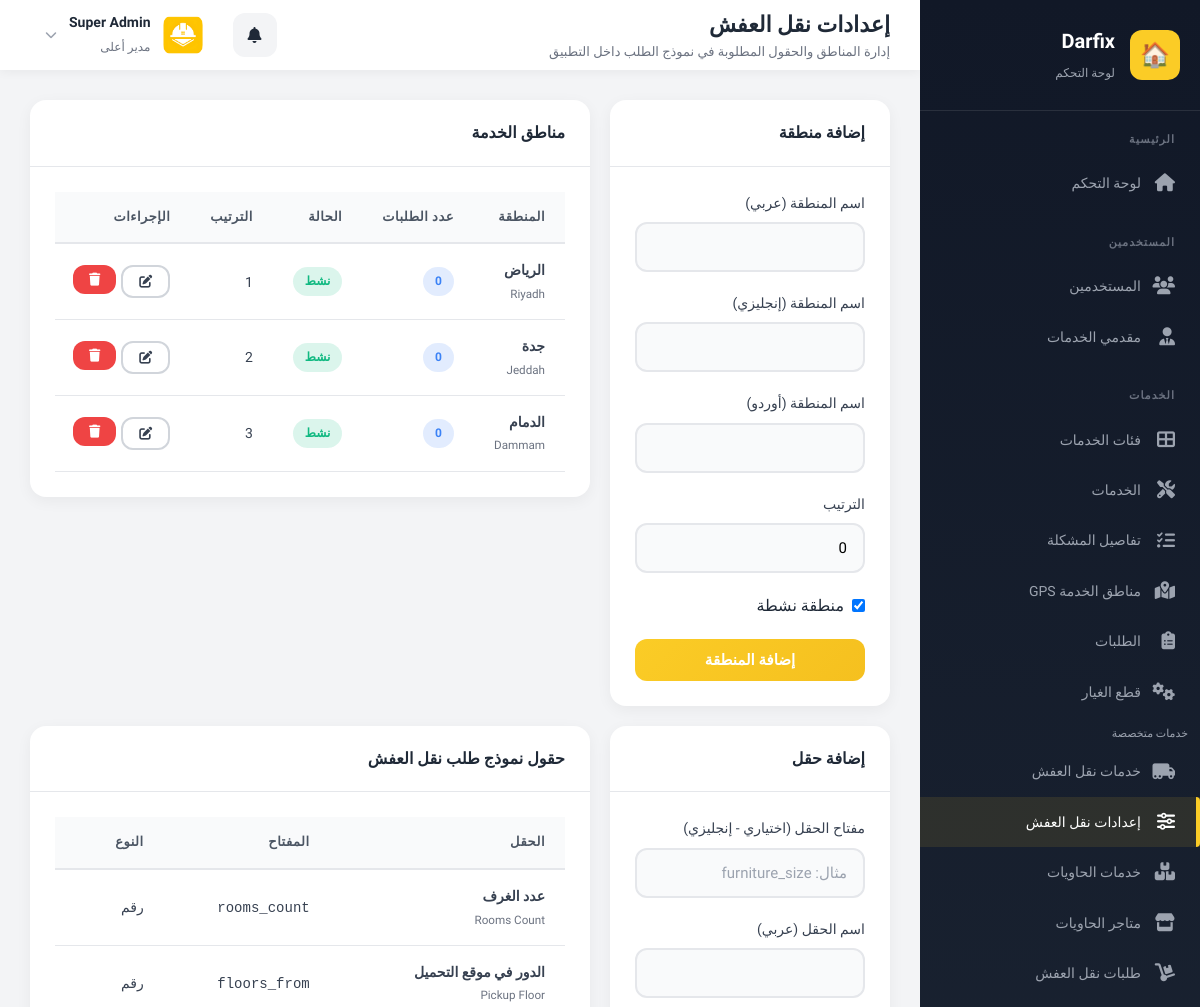
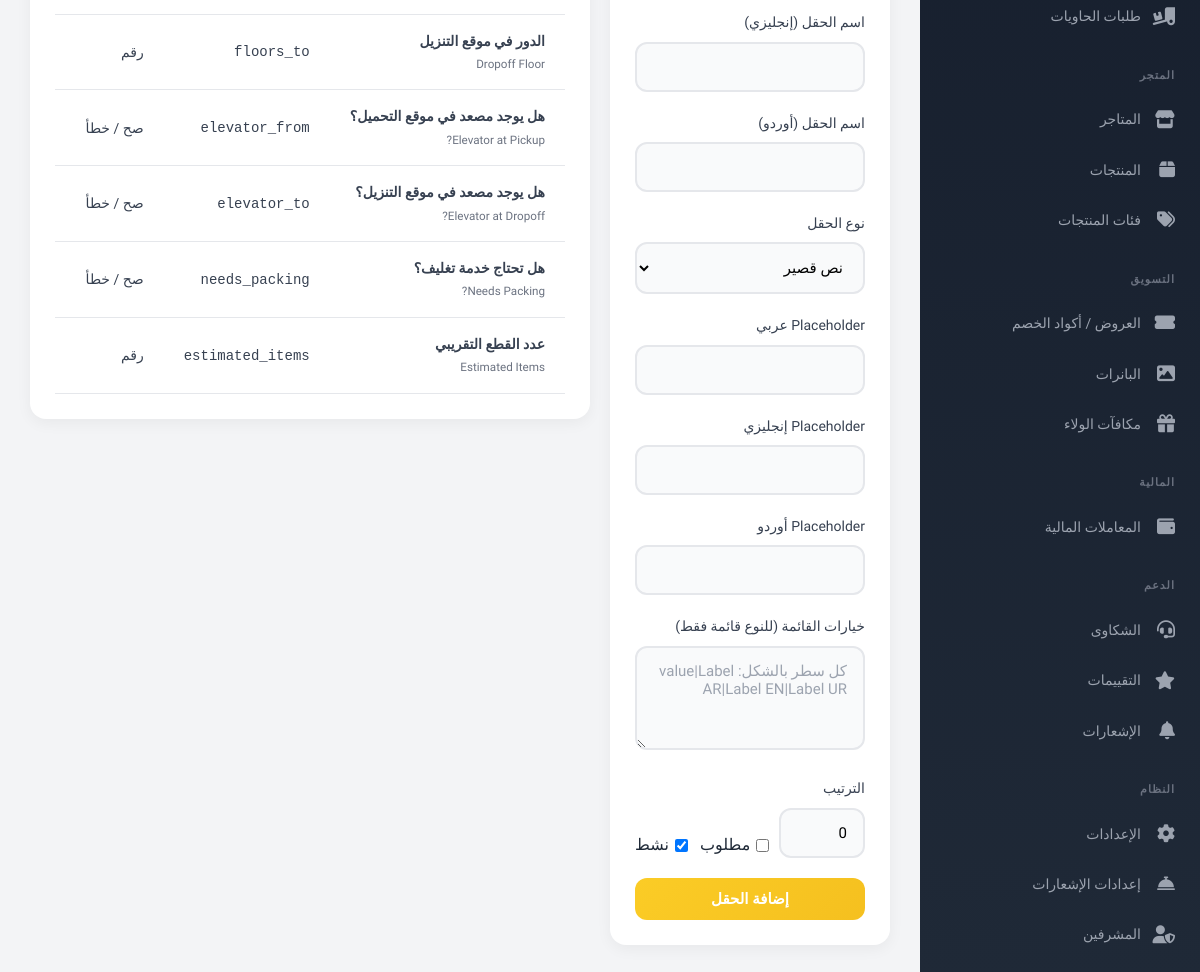
The page /pages/furniture-settings.php (signed in) on the database its author committed (2 pictures, top to bottom).
### tables this page shows
CREATE TABLE `furniture_areas` (
  `id` INT PRIMARY KEY AUTO_INCREMENT,
  `name_ar` VARCHAR(120) NOT NULL,
  `name_en` VARCHAR(120) DEFAULT NULL,
  `name_ur` VARCHAR(120) DEFAULT NULL,
  `is_active` TINYINT(1) NOT NULL DEFAULT 1,
  `sort_order` INT NOT NULL DEFAULT 0,
  `created_at` TIMESTAMP DEFAULT CURRENT_TIMESTAMP,
  `updated_at` TIMESTAMP DEFAULT CURRENT_TIMESTAMP ON UPDATE CURRENT_TIMESTAMP,
  INDEX `idx_furniture_areas_active_sort` (`is_active`, `sort_order`)
);

CREATE TABLE `furniture_request_fields` (
  `id` INT PRIMARY KEY AUTO_INCREMENT,
  `field_key` VARCHAR(80) NOT NULL,
  `label_ar` VARCHAR(150) NOT NULL,
  `label_en` VARCHAR(150) DEFAULT NULL,
  `label_ur` VARCHAR(150) DEFAULT NULL,
  `field_type` VARCHAR(30) NOT NULL DEFAULT 'text',
  `placeholder_ar` VARCHAR(255) DEFAULT NULL,
  `placeholder_en` VARCHAR(255) DEFAULT NULL,
  `placeholder_ur` VARCHAR(255) DEFAULT NULL,
  `options_json` LONGTEXT DEFAULT NULL,
  `is_required` TINYINT(1) NOT NULL DEFAULT 0,
  `is_active` TINYINT(1) NOT NULL DEFAULT 1,
  `sort_order` INT NOT NULL DEFAULT 0,
  `created_at` TIMESTAMP DEFAULT CURRENT_TIMESTAMP,
  `updated_at` TIMESTAMP DEFAULT CURRENT_TIMESTAMP ON UPDATE CURRENT_TIMESTAMP,
  UNIQUE KEY `uniq_furniture_request_field_key` (`field_key`),
  INDEX `idx_furniture_request_fields_active_sort` (`is_active`, `sort_order`)
);

### pages/furniture-settings.php (the view, shortened to what the rows shown need)
<?php
$pageTitle = 'إعدادات نقل العفش';
function furnitureAllowedFieldTypes(): array
{
    return [
        'text' => 'نص قصير',
        'number' => 'رقم',
        'textarea' => 'نص طويل',
        'select' => 'قائمة اختيار',
        'checkbox' => 'صح / خطأ',
    ];
}
$fieldTypes = furnitureAllowedFieldTypes();
$areas = db()->fetchAll(
    "SELECT a.*, (SELECT COUNT(*) FROM furniture_requests r WHERE r.area_id = a.id) AS requests_count
     FROM furniture_areas a
     ORDER BY a.sort_order ASC, a.id DESC"
);
$fields = db()->fetchAll(
    "SELECT f.*,
            (SELECT COUNT(*) FROM furniture_requests r WHERE JSON_EXTRACT(r.details_json, CONCAT('$.', f.field_key)) IS NOT NULL) AS used_count
     FROM furniture_request_fields f
     ORDER BY f.sort_order ASC, f.id DESC"
);
include '../includes/header.php';
?>
<div style="display: grid; grid-template-columns: 1fr 2fr; gap: 20px; align-items: start;">
    <div class="card animate-slideUp">
        <div class="card-body">
            <div class="table-responsive">
                <table class="table">
                    <thead>
                        <tr>
                            <th>المنطقة</th>
                            <th>عدد الطلبات</th>
                            <th>الحالة</th>
                            <th>الترتيب</th>
                            <th>الإجراءات</th>
                        </tr>
                    </thead>
                    <tbody>
                        <?php foreach ($areas as $area): ?>
                            <tr>
                                <td>
                                    <strong><?php echo $area['name_ar']; ?></strong><br>
                                    <small class="text-muted"><?php echo $area['name_en'] ?: '-'; ?></small>
                                </td>
                                <td><span class="badge badge-info"><?php echo (int) ($area['requests_count'] ?? 0); ?></span></td>
                                <td>
                                    <span class="badge <?php echo !empty($area['is_active']) ? 'badge-success' : 'badge-danger'; ?>">
                                        <?php echo !empty($area['is_active']) ? 'نشط' : 'غير نشط'; ?>
                                    </span>
                                </td>
                                <td><?php echo (int) ($area['sort_order'] ?? 0); ?></td>
                                <td>
                                    <div style="display: flex; gap: 5px;">
                                        <a href="?action=edit_area&id=<?php echo $area['id']; ?>" class="btn btn-sm btn-outline"><i class="fas fa-edit"></i></a>
                                        <form method="POST" style="display:inline;" onsubmit="return confirm('هل أنت متأكد؟');">
                                            <button type="submit" class="btn btn-sm btn-danger"><i class="fas fa-trash"></i></button>
                                        </form>
                                    </div>
                                </td>
                            </tr>
                        <?php endforeach; ?>
                    </tbody>
                </table>
            </div>
        </div>
    </div>
</div>
<div style="display: grid; grid-template-columns: 1fr 2fr; gap: 20px; align-items: start;">
    <div class="card animate-slideUp">
        <div class="card-body">
            <div class="table-responsive">
                <table class="table">
                    <thead>
                        <tr>
                            <th>الحقل</th>
                            <th>المفتاح</th>
                            <th>النوع</th>
                            <th>مطلوب</th>
                        </tr>
                    </thead>
                    <tbody>
                        <?php foreach ($fields as $field): ?>
                            <tr>
                                <td>
                                    <strong><?php echo $field['label_ar']; ?></strong><br>
                                    <small class="text-muted"><?php echo $field['label_en'] ?: '-'; ?></small>
                                </td>
                                <td><code><?php echo $field['field_key']; ?></code></td>
                                <td><?php echo $fieldTypes[$field['field_type']] ?? $field['field_type']; ?></td>
                                <td>
                                </td>
                            </tr>
                        <?php endforeach; ?>
                    </tbody>
                </table>
            </div>
        </div>
    </div>
</div>
<?php include '../includes/footer.php'; ?>

### includes/header.php (shortened to what the rows shown need)
<?php
$admin = getCurrentAdmin();
$currentPage = basename($_SERVER['PHP_SELF'], '.php');
$isInPagesDir = strpos($_SERVER['PHP_SELF'], '/pages/') !== false;
$assetsPrefix = $isInPagesDir ? '../' : '';
$styleVersion = @filemtime(__DIR__ . '/../assets/css/style.css') ?: time();
$pages = $isInPagesDir ? '' : 'pages/';
?>
<!DOCTYPE html>
<html lang="ar" dir="rtl">
<head>
    <link rel="stylesheet" href="<?php echo $assetsPrefix; ?>assets/css/style.css?v=<?php echo $styleVersion; ?>">
    <link rel="stylesheet" href="https://cdnjs.cloudflare.com/ajax/libs/font-awesome/6.5.1/css/all.min.css">
</head>
<body>
    <div class="admin-layout">
        <aside class="sidebar" id="sidebar">
            <div class="sidebar-header">
                <div class="sidebar-brand">
                    <h2>Darfix</h2>
                </div>
            </div>
                <?php if (hasPermission('settings') || $admin['role'] === 'super_admin'): ?>
                        <?php if (hasPermission('settings') || $admin['role'] === 'super_admin'): ?>
                            <a href="<?php echo $pages; ?>settings.php"
                                class="nav-item <?php echo $currentPage === 'settings' ? 'active' : ''; ?>">
                                <i class="fas fa-cog"></i>
                                <span>الإعدادات</span>
                            </a>
                            <a href="<?php echo $pages; ?>notification-settings.php"
                                class="nav-item <?php echo $currentPage === 'notification-settings' ? 'active' : ''; ?>">
                                <i class="fas fa-bell-concierge"></i>
                                <span>إعدادات الإشعارات</span>
                            </a>
                        <?php endif; ?>
                <?php endif; ?>
        </aside>
        <main class="main-content">
            <header class="main-header">
                <div class="header-right">
                    <div class="header-title">
                        <h1><?php echo $pageTitle ?? 'لوحة التحكم'; ?></h1>
                    </div>
                </div>
                <div class="header-left">
                    <div style="position: relative; display: inline-block;" id="profile-dropdown-container">
                        <div class="header-profile"
                            onclick="document.getElementById('dropdown-menu').classList.toggle('show');"
                            style="cursor: pointer;">
                            <img src="<?php echo imageUrl($admin['avatar'] ?? null, 'https://ui-avatars.com/api/?name=' . urlencode($admin['full_name'])); ?>"
                                alt="Profile">
                            <div class="header-profile-info">
                                <h4><?php echo $admin['full_name']; ?></h4>
                                <span><?php echo $admin['role'] === 'super_admin' ? 'مدير أعلى' : ($admin['role'] === 'admin' ? 'مدير' : 'مشرف'); ?></span>
                            </div>
                            <i class="fas fa-chevron-down" style="color: #9ca3af; font-size: 12px;"></i>
                        </div>
                    </div>
                </div>
            </header>
            <div class="page-content">

### rows shown on the page
furniture_areas: name_ar "الرياض", name_en "Riyadh", requests_count "0", is_active "نشط", sort_order "1"
furniture_areas: name_ar "جدة", name_en "Jeddah", requests_count "0", is_active "نشط", sort_order "2"
furniture_areas: name_ar "الدمام", name_en "Dammam", requests_count "0", is_active "نشط", sort_order "3"
furniture_request_fields: label_ar "عدد الغرف", label_en "Rooms Count", field_key "rooms_count", field_type "رقم"
furniture_request_fields: label_ar "الدور في موقع التحميل", label_en "Pickup Floor", field_key "floors_from", field_type "رقم"
furniture_request_fields: label_ar "الدور في موقع التنزيل", label_en "Dropoff Floor", field_key "floors_to", field_type "رقم"
furniture_request_fields: label_ar "هل يوجد مصعد في موقع التحميل؟", label_en "Elevator at Pickup?", field_key "elevator_from", field_type "صح / خطأ"
furniture_request_fields: label_ar "هل يوجد مصعد في موقع التنزيل؟", label_en "Elevator at Dropoff?", field_key "elevator_to", field_type "صح / خطأ"
furniture_request_fields: label_ar "هل تحتاج خدمة تغليف؟", label_en "Needs Packing?", field_key "needs_packing", field_type "صح / خطأ"
furniture_request_fields: label_ar "عدد القطع التقريبي", label_en "Estimated Items", field_key "estimated_items", field_type "رقم"

### other values the page prints
$pageTitle "إعدادات نقل العفش"
$pageSubtitle "إدارة المناطق والحقول المطلوبة في نموذج الطلب داخل التطبيق"
$admin['full_name'] "Super Admin"
form field field_type "نص قصير"
